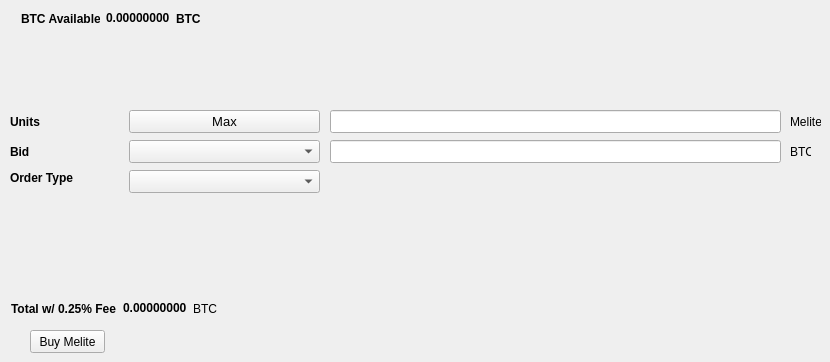
   <widget class="QWidget" name="BuyTab">
    <attribute name="title">
     <string>Buy</string>
    </attribute>
    <widget class="QPushButton" name="BuyMelite">
     <property name="geometry">
      <rect>
       <x>30</x>
       <y>330</y>
       <width>75</width>
       <height>23</height>
      </rect>
     </property>
     <property name="text">
      <string>Buy Melite</string>
     </property>
    </widget>
    <widget class="QLabel" name="label_3">
     <property name="geometry">
      <rect>
       <x>10</x>
       <y>110</y>
       <width>46</width>
       <height>23</height>
      </rect>
     </property>
     <property name="font">
      <font>
       <weight>75</weight>
       <bold>true</bold>
      </font>
     </property>
     <property name="text">
      <string>Units</string>
     </property>
    </widget>
    <widget class="QLineEdit" name="UnitsInput">
     <property name="geometry">
      <rect>
       <x>330</x>
       <y>110</y>
       <width>451</width>
       <height>23</height>
      </rect>
     </property>
     <property name="font">
      <font>
       <pointsize>9</pointsize>
       <weight>75</weight>
       <bold>true</bold>
      </font>
     </property>
    </widget>
    <widget class="QLineEdit" name="BuyBidPriceEdit">
     <property name="geometry">
      <rect>
       <x>330</x>
       <y>140</y>
       <width>451</width>
       <height>23</height>
      </rect>
     </property>
     <property name="font">
      <font>
       <pointsize>9</pointsize>
       <weight>75</weight>
       <bold>true</bold>
      </font>
     </property>
    </widget>
    <widget class="QLabel" name="label_4">
     <property name="geometry">
      <rect>
       <x>790</x>
       <y>110</y>
       <width>31</width>
       <height>23</height>
      </rect>
     </property>
     <property name="text">
      <string>Melite</string>
     </property>
    </widget>
    <widget class="QLabel" name="label_5">
     <property name="geometry">
      <rect>
       <x>790</x>
       <y>140</y>
       <width>21</width>
       <height>23</height>
      </rect>
     </property>
     <property name="text">
      <string>BTC</string>
     </property>
    </widget>
    <widget class="QLabel" name="label_6">
     <property name="geometry">
      <rect>
       <x>10</x>
       <y>140</y>
       <width>46</width>
       <height>23</height>
      </rect>
     </property>
     <property name="font">
      <font>
       <weight>75</weight>
       <bold>true</bold>
      </font>
     </property>
     <property name="text">
      <string>Bid</string>
     </property>
    </widget>
    <widget class="QLabel" name="label_7">
     <property name="geometry">
      <rect>
       <x>10</x>
       <y>170</y>
       <width>71</width>
       <height>16</height>
      </rect>
     </property>
     <property name="font">
      <font>
       <weight>75</weight>
       <bold>true</bold>
      </font>
     </property>
     <property name="text">
      <string>Order Type</string>
     </property>
    </widget>
    <widget class="QPushButton" name="Buy_Max_Amount">
     <property name="geometry">
      <rect>
       <x>129</x>
       <y>110</y>
       <width>191</width>
       <height>23</height>
      </rect>
     </property>
     <property name="font">
      <font>
       <pointsize>10</pointsize>
      </font>
     </property>
     <property name="text">
      <string>Max</string>
     </property>
    </widget>
    <widget class="QComboBox" name="BuyBidcomboBox">
     <property name="geometry">
      <rect>
       <x>129</x>
       <y>140</y>
       <width>191</width>
       <height>23</height>
      </rect>
     </property>
     <property name="font">
      <font>
       <pointsize>10</pointsize>
      </font>
     </property>
    </widget>
    <widget class="QComboBox" name="buyOrdertypeCombo">
     <property name="geometry">
      <rect>
       <x>129</x>
       <y>170</y>
       <width>191</width>
       <height>23</height>
      </rect>
     </property>
     <property name="font">
      <font>
       <pointsize>10</pointsize>
      </font>
     </property>
    </widget>
    <widget class="QWidget" name="layoutWidget">
     <property name="geometry">
      <rect>
       <x>21</x>
       <y>11</y>
       <width>180</width>
       <height>15</height>
      </rect>
     </property>
     <layout class="QHBoxLayout" name="horizontalLayout_3">
      <item>
       <widget class="QLabel" name="label232">
        <property name="font">
         <font>
          <weight>75</weight>
          <bold>true</bold>
         </font>
        </property>
        <property name="text">
         <string>BTC Available:</string>
        </property>
       </widget>
      </item>
      <item>
       <widget class="QLabel" name="BtcAvailableLbl">
        <property name="palette">
         <palette>
          <active>
           <colorrole role="WindowText">
            <brush brushstyle="SolidPattern">
             <color alpha="255">
              <red>0</red>
              <green>0</green>
              <blue>0</blue>
             </color>
            </brush>
           </colorrole>
           <colorrole role="Button">
            <brush brushstyle="SolidPattern">
             <color alpha="255">
              <red>0</red>
              <green>170</green>
              <blue>0</blue>
             </color>
            </brush>
           </colorrole>
           <colorrole role="Light">
            <brush brushstyle="SolidPattern">
             <color alpha="255">
              <red>0</red>
              <green>255</green>
              <blue>0</blue>
             </color>
            </brush>
           </colorrole>
           <colorrole role="Midlight">
            <brush brushstyle="SolidPattern">
             <color alpha="255">
              <red>0</red>
              <green>212</green>
              <blue>0</blue>
             </color>
            </brush>
           </colorrole>
           <colorrole role="Dark">
            <brush brushstyle="SolidPattern">
             <color alpha="255">
              <red>0</red>
              <green>85</green>
              <blue>0</blue>
             </color>
            </brush>
           </colorrole>
           <colorrole role="Mid">
            <brush brushstyle="SolidPattern">
             <color alpha="255">
              <red>0</red>
              <green>113</green>
              <blue>0</blue>
             </color>
            </brush>
           </colorrole>
           <colorrole role="Text">
            <brush brushstyle="SolidPattern">
             <color alpha="255">
              <red>0</red>
              <green>170</green>
              <blue>0</blue>
             </color>
            </brush>
           </colorrole>
           <colorrole role="BrightText">
            <brush brushstyle="SolidPattern">
             <color alpha="255">
              <red>255</red>
              <green>255</green>
              <blue>255</blue>
             </color>
            </brush>
           </colorrole>
           <colorrole role="ButtonText">
            <brush brushstyle="SolidPattern">
             <color alpha="255">
              <red>0</red>
              <green>0</green>
              <blue>0</blue>
             </color>
            </brush>
           </colorrole>
           <colorrole role="Base">
            <brush brushstyle="SolidPattern">
             <color alpha="255">
              <red>255</red>
              <green>255</green>
              <blue>255</blue>
             </color>
            </brush>
           </colorrole>
           <colorrole role="Window">
            <brush brushstyle="SolidPattern">
             <color alpha="255">
              <red>0</red>
              <green>170</green>
              <blue>0</blue>
             </color>
            </brush>
           </colorrole>
           <colorrole role="Shadow">
            <brush brushstyle="SolidPattern">
             <color alpha="255">
              <red>0</red>
              <green>0</green>
              <blue>0</blue>
             </color>
            </brush>
           </colorrole>
           <colorrole role="AlternateBase">
            <brush brushstyle="SolidPattern">
             <color alpha="255">
              <red>127</red>
              <green>212</green>
              <blue>127</blue>
             </color>
            </brush>
           </colorrole>
           <colorrole role="ToolTipBase">
            <brush brushstyle="SolidPattern">
             <color alpha="255">
              <red>255</red>
              <green>255</green>
              <blue>220</blue>
             </color>
            </brush>
           </colorrole>
           <colorrole role="ToolTipText">
            <brush brushstyle="SolidPattern">
             <color alpha="255">
              <red>0</red>
              <green>0</green>
              <blue>0</blue>
             </color>
            </brush>
           </colorrole>
          </active>
          <inactive>
           <colorrole role="WindowText">
            <brush brushstyle="SolidPattern">
             <color alpha="255">
              <red>0</red>
              <green>0</green>
              <blue>0</blue>
             </color>
            </brush>
           </colorrole>
           <colorrole role="Button">
            <brush brushstyle="SolidPattern">
             <color alpha="255">
              <red>0</red>
              <green>170</green>
              <blue>0</blue>
             </color>
            </brush>
           </colorrole>
           <colorrole role="Light">
            <brush brushstyle="SolidPattern">
             <color alpha="255">
              <red>0</red>
              <green>255</green>
              <blue>0</blue>
             </color>
            </brush>
           </colorrole>
           <colorrole role="Midlight">
            <brush brushstyle="SolidPattern">
             <color alpha="255">
              <red>0</red>
              <green>212</green>
              <blue>0</blue>
             </color>
            </brush>
           </colorrole>
           <colorrole role="Dark">
            <brush brushstyle="SolidPattern">
             <color alpha="255">
              <red>0</red>
              <green>85</green>
              <blue>0</blue>
             </color>
            </brush>
           </colorrole>
           <colorrole role="Mid">
            <brush brushstyle="SolidPattern">
             <color alpha="255">
              <red>0</red>
              <green>113</green>
              <blue>0</blue>
             </color>
            </brush>
           </colorrole>
           <colorrole role="Text">
            <brush brushstyle="SolidPattern">
             <color alpha="255">
              <red>0</red>
              <green>170</green>
              <blue>0</blue>
             </color>
            </brush>
           </colorrole>
           <colorrole role="BrightText">
            <brush brushstyle="SolidPattern">
             <color alpha="255">
              <red>255</red>
              <green>255</green>
              <blue>255</blue>
             </color>
            </brush>
           </colorrole>
           <colorrole role="ButtonText">
            <brush brushstyle="SolidPattern">
             <color alpha="255">
              <red>0</red>
              <green>0</green>
              <blue>0</blue>
             </color>
            </brush>
           </colorrole>
           <colorrole role="Base">
            <brush brushstyle="SolidPattern">
             <color alpha="255">
              <red>255</red>
              <green>255</green>
              <blue>255</blue>
             </color>
            </brush>
           </colorrole>
           <colorrole role="Window">
            <brush brushstyle="SolidPattern">
             <color alpha="255">
              <red>0</red>
              <green>170</green>
              <blue>0</blue>
             </color>
            </brush>
           </colorrole>
           <colorrole role="Shadow">
            <brush brushstyle="SolidPattern">
             <color alpha="255">
              <red>0</red>
              <green>0</green>
              <blue>0</blue>
             </color>
            </brush>
           </colorrole>
           <colorrole role="AlternateBase">
            <brush brushstyle="SolidPattern">
             <color alpha="255">
              <red>127</red>
              <green>212</green>
              <blue>127</blue>
             </color>
            </brush>
           </colorrole>
           <colorrole role="ToolTipBase">
            <brush brushstyle="SolidPattern">
             <color alpha="255">
              <red>255</red>
              <green>255</green>
              <blue>220</blue>
             </color>
            </brush>
           </colorrole>
           <colorrole role="ToolTipText">
            <brush brushstyle="SolidPattern">
             <color alpha="255">
              <red>0</red>
              <green>0</green>
              <blue>0</blue>
             </color>
            </brush>
           </colorrole>
          </inactive>
          <disabled>
           <colorrole role="WindowText">
            <brush brushstyle="SolidPattern">
             <color alpha="255">
              <red>0</red>
              <green>85</green>
              <blue>0</blue>
             </color>
            </brush>
           </colorrole>
           <colorrole role="Button">
            <brush brushstyle="SolidPattern">
             <color alpha="255">
              <red>0</red>
              <green>170</green>
              <blue>0</blue>
             </color>
            </brush>
           </colorrole>
           <colorrole role="Light">
            <brush brushstyle="SolidPattern">
             <color alpha="255">
              <red>0</red>
              <green>255</green>
              <blue>0</blue>
             </color>
            </brush>
           </colorrole>
           <colorrole role="Midlight">
            <brush brushstyle="SolidPattern">
             <color alpha="255">
              <red>0</red>
              <green>212</green>
              <blue>0</blue>
             </color>
            </brush>
           </colorrole>
           <colorrole role="Dark">
            <brush brushstyle="SolidPattern">
             <color alpha="255">
              <red>0</red>
              <green>85</green>
              <blue>0</blue>
             </color>
            </brush>
           </colorrole>
           <colorrole role="Mid">
            <brush brushstyle="SolidPattern">
             <color alpha="255">
              <red>0</red>
              <green>113</green>
              <blue>0</blue>
             </color>
            </brush>
           </colorrole>
           <colorrole role="Text">
            <brush brushstyle="SolidPattern">
             <color alpha="255">
              <red>0</red>
              <green>85</green>
              <blue>0</blue>
             </color>
            </brush>
           </colorrole>
           <colorrole role="BrightText">
            <brush brushstyle="SolidPattern">
             <color alpha="255">
              <red>255</red>
              <green>255</green>
              <blue>255</blue>
             </color>
            </brush>
           </colorrole>
           <colorrole role="ButtonText">
            <brush brushstyle="SolidPattern">
             <color alpha="255">
              <red>0</red>
              <green>85</green>
              <blue>0</blue>
             </color>
            </brush>
           </colorrole>
           <colorrole role="Base">
            <brush brushstyle="SolidPattern">
             <color alpha="255">
              <red>0</red>
              <green>170</green>
              <blue>0</blue>
             </color>
            </brush>
           </colorrole>
           <colorrole role="Window">
            <brush brushstyle="SolidPattern">
             <color alpha="255">
              <red>0</red>
              <green>170</green>
              <blue>0</blue>
             </color>
            </brush>
           </colorrole>
           <colorrole role="Shadow">
            <brush brushstyle="SolidPattern">
             <color alpha="255">
              <red>0</red>
              <green>0</green>
              <blue>0</blue>
             </color>
            </brush>
           </colorrole>
           <colorrole role="AlternateBase">
            <brush brushstyle="SolidPattern">
             <color alpha="255">
              <red>0</red>
              <green>170</green>
              <blue>0</blue>
             </color>
            </brush>
           </colorrole>
           <colorrole role="ToolTipBase">
            <brush brushstyle="SolidPattern">
             <color alpha="255">
              <red>255</red>
              <green>255</green>
              <blue>220</blue>
             </color>
            </brush>
           </colorrole>
           <colorrole role="ToolTipText">
            <brush brushstyle="SolidPattern">
             <color alpha="255">
              <red>0</red>
              <green>0</green>
              <blue>0</blue>
             </color>
            </brush>
           </colorrole>
          </disabled>
         </palette>
        </property>
        <property name="font">
         <font>
          <weight>75</weight>
          <bold>true</bold>
         </font>
        </property>
        <property name="text">
         <string>0.00000000</string>
        </property>
        <property name="textInteractionFlags">
         <set>Qt::LinksAccessibleByMouse|Qt::TextSelectableByKeyboard|Qt::TextSelectableByMouse</set>
        </property>
       </widget>
      </item>
      <item>
       <widget class="QLabel" name="BtcAvailableLbl_2">
        <property name="font">
         <font>
          <weight>75</weight>
          <bold>true</bold>
         </font>
        </property>
        <property name="text">
         <string>BTC</string>
        </property>
       </widget>
      </item>
     </layout>
    </widget>
    <widget class="QWidget" name="layoutWidget">
     <property name="geometry">
      <rect>
       <x>11</x>
       <y>301</y>
       <width>209</width>
       <height>15</height>
      </rect>
     </property>
     <layout class="QHBoxLayout" name="horizontalLayout_4">
      <item>
       <widget class="QLabel" name="label_9">
        <property name="font">
         <font>
          <weight>75</weight>
          <bold>true</bold>
         </font>
        </property>
        <property name="text">
         <string>Total w/ 0.25% Fee</string>
        </property>
       </widget>
      </item>
      <item>
       <widget class="QLabel" name="BuyCostLabel">
        <property name="palette">
         <palette>
          <active>
           <colorrole role="WindowText">
            <brush brushstyle="SolidPattern">
             <color alpha="255">
              <red>0</red>
              <green>0</green>
              <blue>0</blue>
             </color>
            </brush>
           </colorrole>
           <colorrole role="Button">
            <brush brushstyle="SolidPattern">
             <color alpha="255">
              <red>0</red>
              <green>170</green>
              <blue>0</blue>
             </color>
            </brush>
           </colorrole>
           <colorrole role="Light">
            <brush brushstyle="SolidPattern">
             <color alpha="255">
              <red>0</red>
              <green>255</green>
              <blue>0</blue>
             </color>
            </brush>
           </colorrole>
           <colorrole role="Midlight">
            <brush brushstyle="SolidPattern">
             <color alpha="255">
              <red>0</red>
              <green>212</green>
              <blue>0</blue>
             </color>
            </brush>
           </colorrole>
           <colorrole role="Dark">
            <brush brushstyle="SolidPattern">
             <color alpha="255">
              <red>0</red>
              <green>85</green>
              <blue>0</blue>
             </color>
            </brush>
           </colorrole>
           <colorrole role="Mid">
            <brush brushstyle="SolidPattern">
             <color alpha="255">
              <red>0</red>
              <green>113</green>
              <blue>0</blue>
             </color>
            </brush>
           </colorrole>
           <colorrole role="Text">
            <brush brushstyle="SolidPattern">
             <color alpha="255">
              <red>0</red>
              <green>170</green>
              <blue>0</blue>
             </color>
            </brush>
           </colorrole>
           <colorrole role="BrightText">
            <brush brushstyle="SolidPattern">
             <color alpha="255">
              <red>255</red>
              <green>255</green>
              <blue>255</blue>
             </color>
            </brush>
           </colorrole>
           <colorrole role="ButtonText">
            <brush brushstyle="SolidPattern">
             <color alpha="255">
              <red>0</red>
              <green>0</green>
              <blue>0</blue>
             </color>
            </brush>
           </colorrole>
           <colorrole role="Base">
            <brush brushstyle="SolidPattern">
             <color alpha="255">
              <red>255</red>
              <green>255</green>
              <blue>255</blue>
             </color>
            </brush>
           </colorrole>
           <colorrole role="Window">
            <brush brushstyle="SolidPattern">
             <color alpha="255">
              <red>0</red>
              <green>170</green>
              <blue>0</blue>
             </color>
            </brush>
           </colorrole>
           <colorrole role="Shadow">
            <brush brushstyle="SolidPattern">
             <color alpha="255">
              <red>0</red>
              <green>0</green>
              <blue>0</blue>
             </color>
            </brush>
           </colorrole>
           <colorrole role="AlternateBase">
            <brush brushstyle="SolidPattern">
             <color alpha="255">
              <red>127</red>
              <green>212</green>
              <blue>127</blue>
             </color>
            </brush>
           </colorrole>
           <colorrole role="ToolTipBase">
            <brush brushstyle="SolidPattern">
             <color alpha="255">
              <red>255</red>
              <green>255</green>
              <blue>220</blue>
             </color>
            </brush>
           </colorrole>
           <colorrole role="ToolTipText">
            <brush brushstyle="SolidPattern">
             <color alpha="255">
              <red>0</red>
              <green>0</green>
              <blue>0</blue>
             </color>
            </brush>
           </colorrole>
          </active>
          <inactive>
           <colorrole role="WindowText">
            <brush brushstyle="SolidPattern">
             <color alpha="255">
              <red>0</red>
              <green>0</green>
              <blue>0</blue>
             </color>
            </brush>
           </colorrole>
           <colorrole role="Button">
            <brush brushstyle="SolidPattern">
             <color alpha="255">
              <red>0</red>
              <green>170</green>
              <blue>0</blue>
             </color>
            </brush>
           </colorrole>
           <colorrole role="Light">
            <brush brushstyle="SolidPattern">
             <color alpha="255">
              <red>0</red>
              <green>255</green>
              <blue>0</blue>
             </color>
            </brush>
           </colorrole>
           <colorrole role="Midlight">
            <brush brushstyle="SolidPattern">
             <color alpha="255">
              <red>0</red>
              <green>212</green>
              <blue>0</blue>
             </color>
            </brush>
           </colorrole>
           <colorrole role="Dark">
            <brush brushstyle="SolidPattern">
             <color alpha="255">
              <red>0</red>
              <green>85</green>
              <blue>0</blue>
             </color>
            </brush>
           </colorrole>
           <colorrole role="Mid">
            <brush brushstyle="SolidPattern">
             <color alpha="255">
              <red>0</red>
              <green>113</green>
              <blue>0</blue>
             </color>
            </brush>
           </colorrole>
           <colorrole role="Text">
            <brush brushstyle="SolidPattern">
             <color alpha="255">
              <red>0</red>
              <green>170</green>
              <blue>0</blue>
             </color>
            </brush>
           </colorrole>
           <colorrole role="BrightText">
            <brush brushstyle="SolidPattern">
             <color alpha="255">
              <red>255</red>
              <green>255</green>
              <blue>255</blue>
             </color>
            </brush>
           </colorrole>
           <colorrole role="ButtonText">
            <brush brushstyle="SolidPattern">
             <color alpha="255">
              <red>0</red>
              <green>0</green>
              <blue>0</blue>
             </color>
            </brush>
           </colorrole>
           <colorrole role="Base">
            <brush brushstyle="SolidPattern">
             <color alpha="255">
              <red>255</red>
              <green>255</green>
              <blue>255</blue>
             </color>
            </brush>
           </colorrole>
           <colorrole role="Window">
            <brush brushstyle="SolidPattern">
             <color alpha="255">
              <red>0</red>
              <green>170</green>
              <blue>0</blue>
             </color>
            </brush>
           </colorrole>
           <colorrole role="Shadow">
            <brush brushstyle="SolidPattern">
             <color alpha="255">
              <red>0</red>
              <green>0</green>
              <blue>0</blue>
             </color>
            </brush>
           </colorrole>
           <colorrole role="AlternateBase">
            <brush brushstyle="SolidPattern">
             <color alpha="255">
              <red>127</red>
              <green>212</green>
              <blue>127</blue>
             </color>
            </brush>
           </colorrole>
           <colorrole role="ToolTipBase">
            <brush brushstyle="SolidPattern">
             <color alpha="255">
              <red>255</red>
              <green>255</green>
              <blue>220</blue>
             </color>
            </brush>
           </colorrole>
           <colorrole role="ToolTipText">
            <brush brushstyle="SolidPattern">
             <color alpha="255">
              <red>0</red>
              <green>0</green>
              <blue>0</blue>
             </color>
            </brush>
           </colorrole>
          </inactive>
          <disabled>
           <colorrole role="WindowText">
            <brush brushstyle="SolidPattern">
             <color alpha="255">
              <red>0</red>
              <green>85</green>
              <blue>0</blue>
             </color>
            </brush>
           </colorrole>
           <colorrole role="Button">
            <brush brushstyle="SolidPattern">
             <color alpha="255">
              <red>0</red>
              <green>170</green>
              <blue>0</blue>
             </color>
            </brush>
           </colorrole>
           <colorrole role="Light">
            <brush brushstyle="SolidPattern">
             <color alpha="255">
              <red>0</red>
              <green>255</green>
              <blue>0</blue>
             </color>
            </brush>
           </colorrole>
           <colorrole role="Midlight">
            <brush brushstyle="SolidPattern">
             <color alpha="255">
              <red>0</red>
              <green>212</green>
              <blue>0</blue>
             </color>
            </brush>
           </colorrole>
           <colorrole role="Dark">
            <brush brushstyle="SolidPattern">
             <color alpha="255">
              <red>0</red>
              <green>85</green>
              <blue>0</blue>
             </color>
            </brush>
           </colorrole>
           <colorrole role="Mid">
            <brush brushstyle="SolidPattern">
             <color alpha="255">
              <red>0</red>
              <green>113</green>
              <blue>0</blue>
             </color>
            </brush>
           </colorrole>
           <colorrole role="Text">
            <brush brushstyle="SolidPattern">
             <color alpha="255">
              <red>0</red>
              <green>85</green>
              <blue>0</blue>
             </color>
            </brush>
           </colorrole>
           <colorrole role="BrightText">
            <brush brushstyle="SolidPattern">
             <color alpha="255">
              <red>255</red>
              <green>255</green>
              <blue>255</blue>
             </color>
            </brush>
           </colorrole>
           <colorrole role="ButtonText">
            <brush brushstyle="SolidPattern">
             <color alpha="255">
              <red>0</red>
              <green>85</green>
              <blue>0</blue>
             </color>
            </brush>
           </colorrole>
           <colorrole role="Base">
            <brush brushstyle="SolidPattern">
             <color alpha="255">
              <red>0</red>
              <green>170</green>
              <blue>0</blue>
             </color>
            </brush>
           </colorrole>
           <colorrole role="Window">
            <brush brushstyle="SolidPattern">
             <color alpha="255">
              <red>0</red>
              <green>170</green>
              <blue>0</blue>
             </color>
            </brush>
           </colorrole>
           <colorrole role="Shadow">
            <brush brushstyle="SolidPattern">
             <color alpha="255">
              <red>0</red>
              <green>0</green>
              <blue>0</blue>
             </color>
            </brush>
           </colorrole>
           <colorrole role="AlternateBase">
            <brush brushstyle="SolidPattern">
             <color alpha="255">
              <red>0</red>
              <green>170</green>
              <blue>0</blue>
             </color>
            </brush>
           </colorrole>
           <colorrole role="ToolTipBase">
            <brush brushstyle="SolidPattern">
             <color alpha="255">
              <red>255</red>
              <green>255</green>
              <blue>220</blue>
             </color>
            </brush>
           </colorrole>
           <colorrole role="ToolTipText">
            <brush brushstyle="SolidPattern">
             <color alpha="255">
              <red>0</red>
              <green>0</green>
              <blue>0</blue>
             </color>
            </brush>
           </colorrole>
          </disabled>
         </palette>
        </property>
        <property name="font">
         <font>
          <weight>75</weight>
          <bold>true</bold>
         </font>
        </property>
        <property name="autoFillBackground">
         <bool>false</bool>
        </property>
        <property name="text">
         <string>0.00000000</string>
        </property>
        <property name="textInteractionFlags">
         <set>Qt::LinksAccessibleByMouse|Qt::TextSelectableByMouse</set>
        </property>
       </widget>
      </item>
      <item>
       <widget class="QLabel" name="label_10">
        <property name="font">
         <font>
          <weight>50</weight>
          <bold>false</bold>
         </font>
        </property>
        <property name="text">
         <string>BTC</string>
        </property>
       </widget>
      </item>
     </layout>
    </widget>
   </widget>
